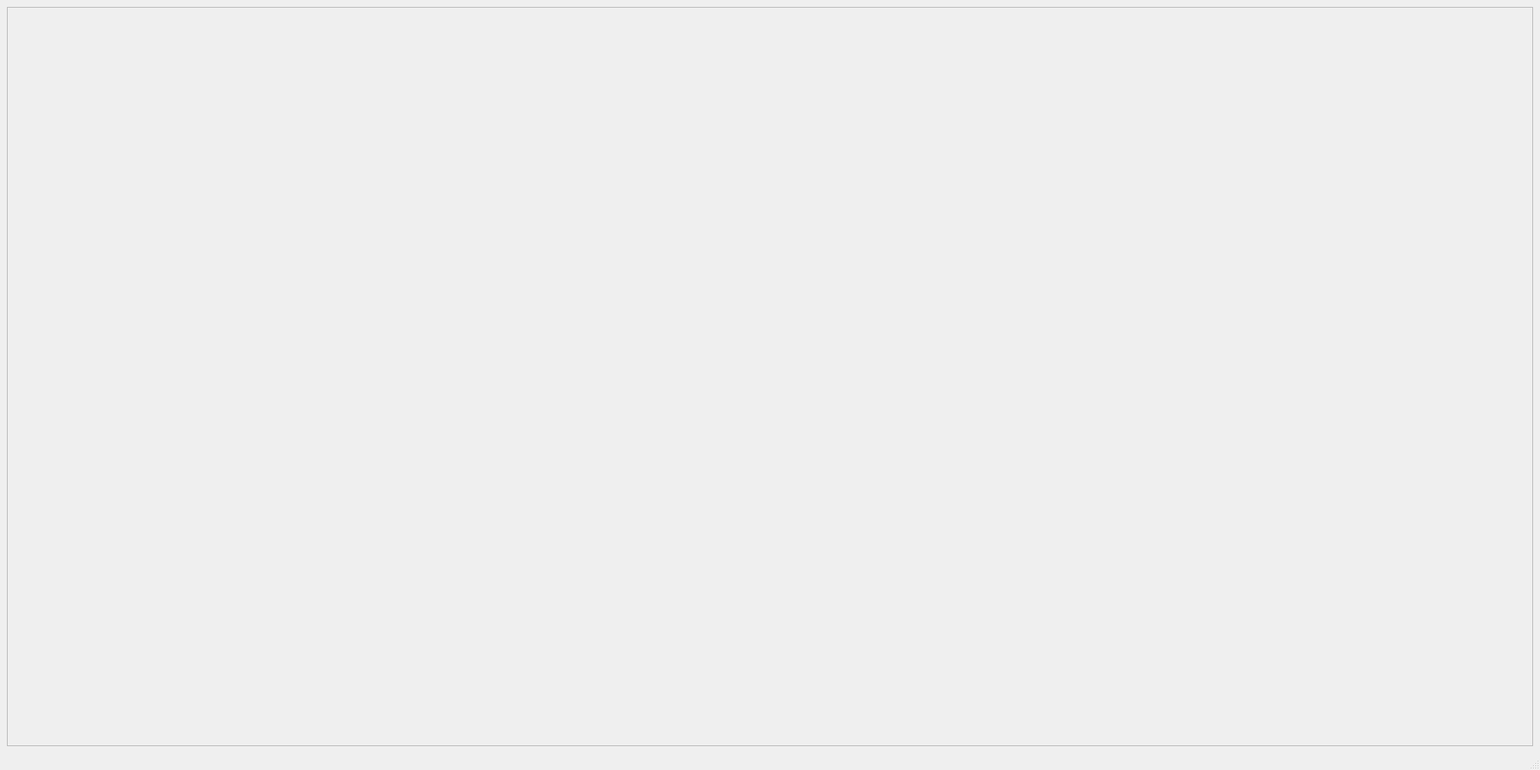
<?xml version="1.0" encoding="UTF-8"?>
<ui version="4.0">
 <class>Users</class>
 <widget class="QMainWindow" name="Users">
  <property name="geometry">
   <rect>
    <x>0</x>
    <y>0</y>
    <width>2000</width>
    <height>1000</height>
   </rect>
  </property>
  <property name="windowTitle">
   <string>MainWindow</string>
  </property>
  <widget class="QWidget" name="centralwidget">
   <layout class="QGridLayout" name="gridLayout_2">
    <item row="0" column="0">
     <widget class="QScrollArea" name="scrollArea">
      <property name="widgetResizable">
       <bool>true</bool>
      </property>
      <widget class="QWidget" name="scrollAreaWidgetContents">
       <property name="geometry">
        <rect>
         <x>0</x>
         <y>0</y>
         <width>1980</width>
         <height>937</height>
        </rect>
       </property>
       <layout class="QGridLayout" name="gridLayout_3">
        <item row="0" column="0">
         <layout class="QGridLayout" name="layout_users"/>
        </item>
       </layout>
      </widget>
     </widget>
    </item>
   </layout>
  </widget>
  <widget class="QMenuBar" name="menubar">
   <property name="geometry">
    <rect>
     <x>0</x>
     <y>0</y>
     <width>2000</width>
     <height>22</height>
    </rect>
   </property>
  </widget>
  <widget class="QStatusBar" name="statusbar"/>
 </widget>
 <resources/>
 <connections/>
</ui>
